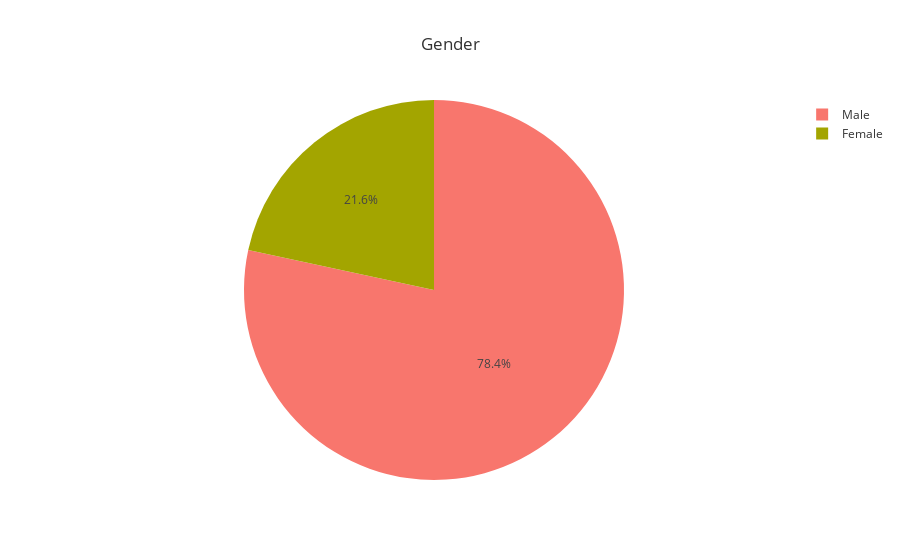

Source (notebook cell):
### Code cell
plot_gender = data2['Gender'].value_counts().reset_index()
plot_gender.columns = ['Gender','count']

px.pie(plot_gender,values='count',names='Gender',template='ggplot2',title='Gender')

### Figure 1 — Plotly figure (JSON) as saved in the notebook; plotly's stock layout.template omitted (floating-point values rounded to 4 significant figures)
{"data": [{"domain": {"x": [0, 1], "y": [0, 1]}, "hovertemplate": "Gender=%{label}<br>count=%{value}<extra></extra>", "labels": ["Male", "Female"], "legendgroup": "", "name": "", "showlegend": true, "type": "pie", "values": [761, 210]}], "layout": {"legend": {"tracegroupgap": 0}, "title": {"text": "Gender"}}}
